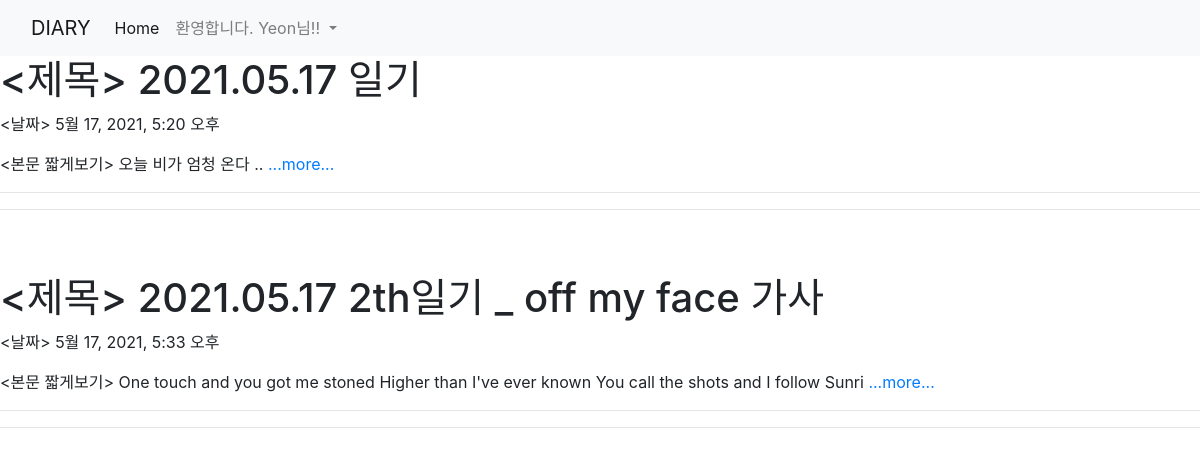
The app's page / (signed in) with its own data.
### diaryApp/models.py (models this page shows, shortened)
class Diary(models.Model):
    title = models.CharField(max_length=200)
    pub_date = models.DateTimeField('data published')
    body = models.TextField()
    def summary(self):
        return self.body[:100]

### diaryApp/views.py (the view)
# urls.py: 2. Add a URL to urlpatterns:  path('', views.home, name='home')
def home(request):
    diarys = Diary.objects
    return render(request, 'home.html', {'diarys' : diarys})

### diaryApp/templates/home.html (shortened to what this page needs)
{% extends 'base.html' %}
{% block content %}
{% for diary in diarys.all %}
    <h1> &lt;제목&gt; {{diary.title}} </h1>
    <p> &lt;날짜&gt; {{diary.pub_date}} </p>
    <p> &lt;본문 짧게보기&gt; {{diary.summary}}<a href="{%url 'detail' diary.id%}">  ...more... </a> </p>
    <hr><hr>
{% endfor %}
{% endblock %}

### fifthProject/templates/base.html (shortened to what this page needs)
{% load bootstrap4 %}
{% bootstrap_css %}
<nav class="navbar navbar-expand-lg navbar-light bg-light">
    <div class="container-fluid">
      <a class="navbar-brand" href="{%url 'home'%}">DIARY</a>
      <div class="collapse navbar-collapse" id="navbarSupportedContent">
        <ul class="navbar-nav me-auto mb-2 mb-lg-0">
          <li class="nav-item">
            <a class="nav-link active" aria-current="page" href="{%url 'home'%}">Home</a>
          </li>
          {% if user.is_authenticated %}
          <li class="nav-item dropdown">
            <a class="nav-link dropdown-toggle" id="navbarDropdown" role="button" data-bs-toggle="dropdown" aria-expanded="false">
                환영합니다. {{user.username}}님!!
            </a>
          </li>
          {% endif %}
        </ul>
      </div>
    </div>
  </nav>
{% block content%}
{% endblock %}

### records on screen
Diary: title "2021.05.17 일기", pub_date "5월 17, 2021, 5:20 오후", summary "오늘 비가 엄청 온다 .."
Diary: title "2021.05.17 2th일기 _ off my face 가사", pub_date "5월 17, 2021, 5:33 오후", summary "One touch and you got me stoned Higher than I've ever known You call the shots and I follow Sunri"

### other values on screen
{{ user.username }} "Yeon"
